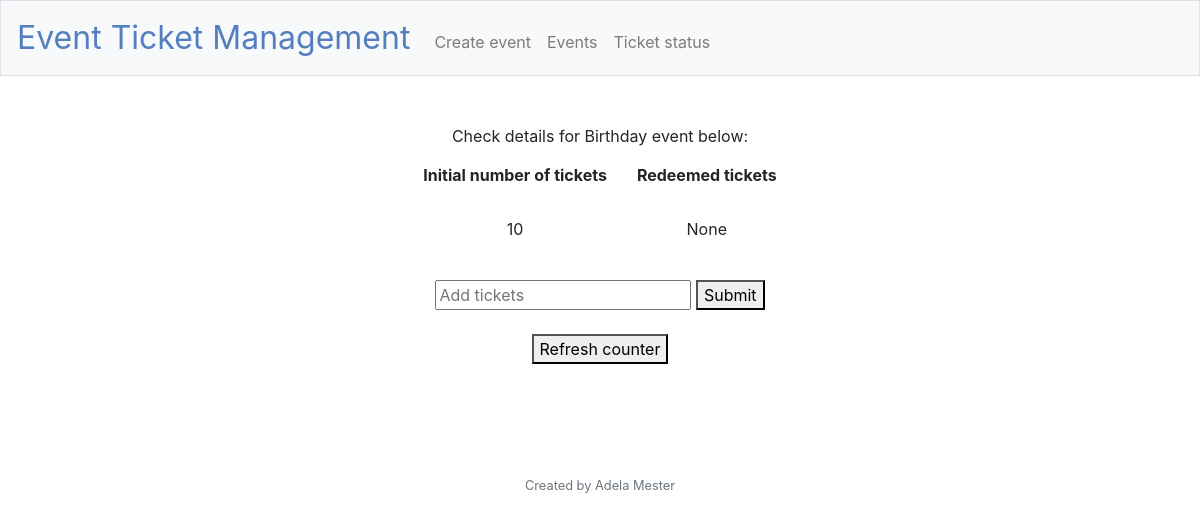
Before: /event/1 with the older database file.
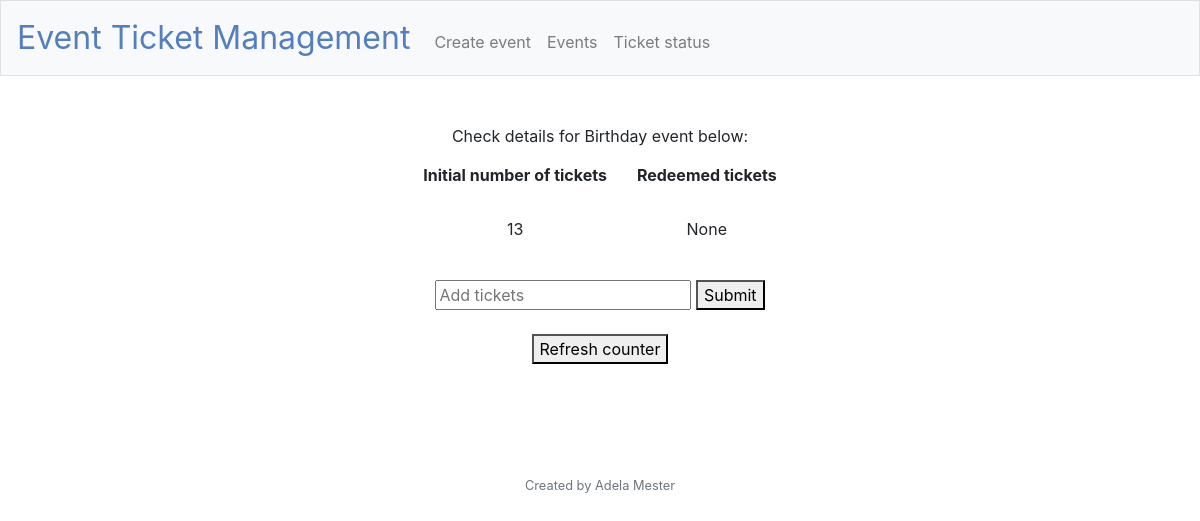
After: the same page with the newer database file.
### tables this page shows
CREATE TABLE 'events' ('event_id' integer PRIMARY KEY AUTOINCREMENT NOT NULL, 'event_name' text, 'total_tickets' integer, 'tickets_redeemed' integer, 'date' date);

### application.py (the view)
@app.route("/event/<int:event_id>", methods = ["GET"])
def event_details(event_id):
    if request.method == "GET":
        conn = sqlite3.connect('events.db')
        cursor = conn.cursor()
        cursor.execute("SELECT total_tickets, tickets_redeemed, event_name FROM events WHERE event_id=?", (event_id,))
        rows = cursor.fetchall()
        conn.close()
        return render_template("event_details.html", rows=rows[0], event_id=event_id)

### application.py (called while the page is built)
@app.after_request
def after_request(response):
    response.headers["Cache-Control"] = "no-cache, no-store, must-revalidate"
    response.headers["Expires"] = 0
    response.headers["Pragma"] = "no-cache"
    return response

### templates/event_details.html (shortened to what this page needs)
{% extends "layout.html" %}
{% block main %}
   Check details for {{rows[2]}} event below:
    <table>
        <thead>
            <tr>
                <th>Initial number of tickets</th>
                <th>Redeemed tickets</th>
            </tr>
        </thead>
        <tbody>
            <tr>
                <td id="update_tickets">{{rows[0]}}</td>
                <td>{{rows[1]}}</td>
            </tr>
        </tbody>
    </table>
    <br>
    <input type="number" placeholder="Add tickets" id="add_tickets">
    <button onclick="addTickets()">Submit</button>
    <br>
    <br>
    <button onclick="refreshCounter()">Refresh counter</button>
{% endblock %}

Changed rows visible on the page:
changed events "Birthday": total_tickets "10" → "13"
